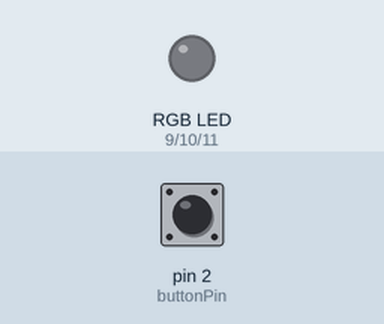
A sketch run on a simulated Arduino Uno, built with avr-gcc and run on an emulated ATmega328P. Parts: an RGB LED mixed from three pins (HIGH = lit). Inputs (shaded band) come from the test bench; at power-on: pin 2 (buttonPin) HIGH. Dim RGB values are drawn brighter than linear.

Above: at 1.2 s.
1.3 s: pin 2 (buttonPin) pulled LOW for 1 s
At 1.45 s:
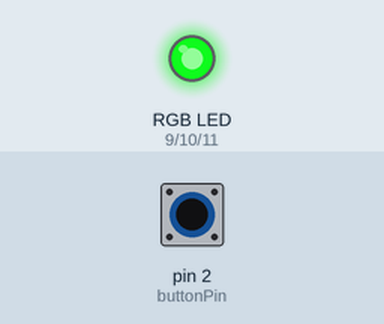
3.8 s: pin 2 (buttonPin) pulled LOW for 0.15 s
At 4.9 s:
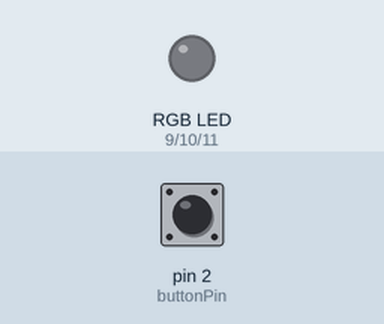
5.4 s: pin 2 (buttonPin) pulled LOW for 3.2 s
At 5.85 s:
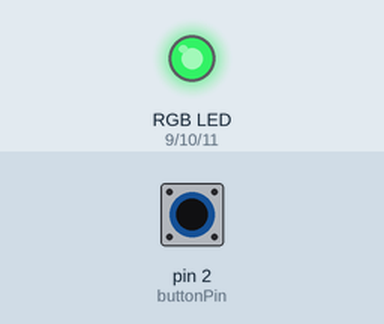
10.1 s: pin 2 (buttonPin) driven LOW
At 10.85 s:
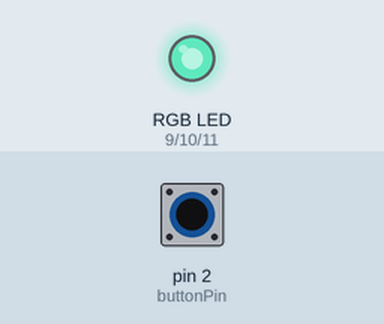
Timing chart, 0 to 30.8 s (numbered marks = the images above; inputs shaded):
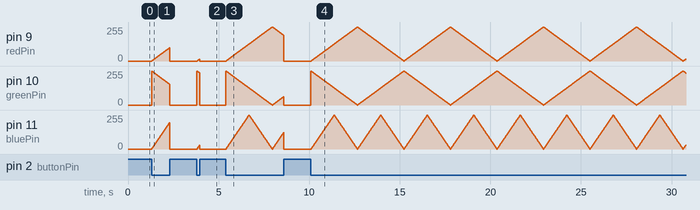

Measured:
- after the input at 1.3 s, pin 9 (redPin): rises from 0/255 to 99/255 in 0.98 s, then falls to 0/255 in 0.01 s; pin 11 (bluePin): rises from 0/255 to 198/255 in 0.98 s, then falls to 0/255 in 0.01 s
- after the input at 3.8 s, pin 9 (redPin): rises from 0/255 to 14/255 in 0.13 s, then falls to 0/255 in 0.01 s; pin 11 (bluePin): rises from 0/255 to 28/255 in 0.13 s, then falls to 0/255 in 0.01 s
- after the input at 5.4 s, pin 9 (redPin): rises from 0/255 to 255/255 in 2.5 s, then falls to 0/255 in 0.65 s

The sketch:

led_fullcolor.ino
```cpp
const int redPin = 9;
const int greenPin = 10;
const int bluePin = 11;
const int buttonPin = 2;

void setup()
{
    pinMode(redPin, OUTPUT);
    pinMode(greenPin, OUTPUT);
    pinMode(bluePin, OUTPUT);
    pinMode(buttonPin, INPUT_PULLUP);
}

void loop()
{
    if (digitalRead(buttonPin) == LOW)
    {
        smoothColorTransition();
    }
    else if (digitalRead(buttonPin) == HIGH)
    {
        analogWrite(redPin, 0);
        analogWrite(greenPin, 0);
        analogWrite(bluePin, 0);
    }
}

void smoothColorTransition()
{
    for (int i = 0; i < 256; i++)
    {
        if (digitalRead(buttonPin) == HIGH)
        {
            break;
        }
        analogWrite(redPin, i);
        analogWrite(greenPin, 255 - i);
        analogWrite(bluePin, (i < 128) ? 2 * i : 2 * (255 - i));
        delay(10);
    }
    for (int i = 255; i >= 0; i--)
    {
        if (digitalRead(buttonPin) == HIGH)
        {
            break;
        }
        analogWrite(redPin, i);
        analogWrite(greenPin, 255 - i);
        analogWrite(bluePin, (i < 128) ? 2 * i : 2 * (255 - i));
        delay(10);
    }
}
```
